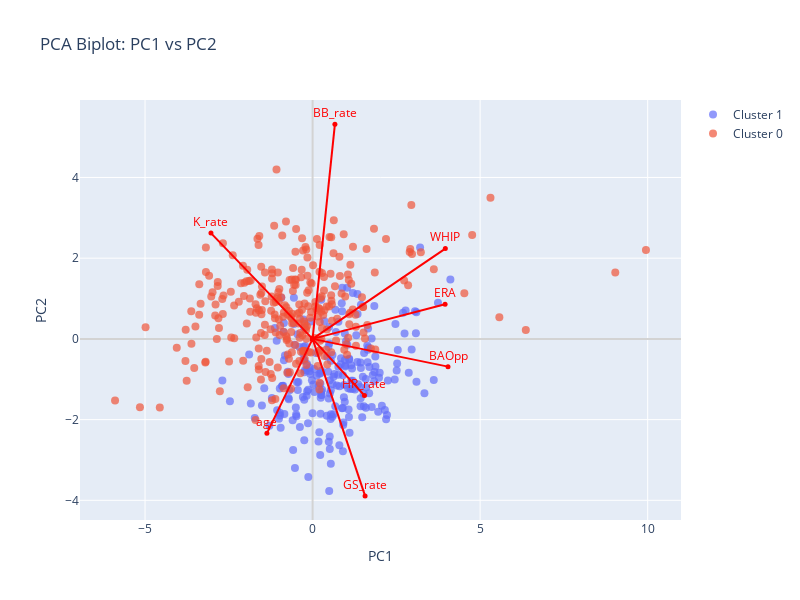
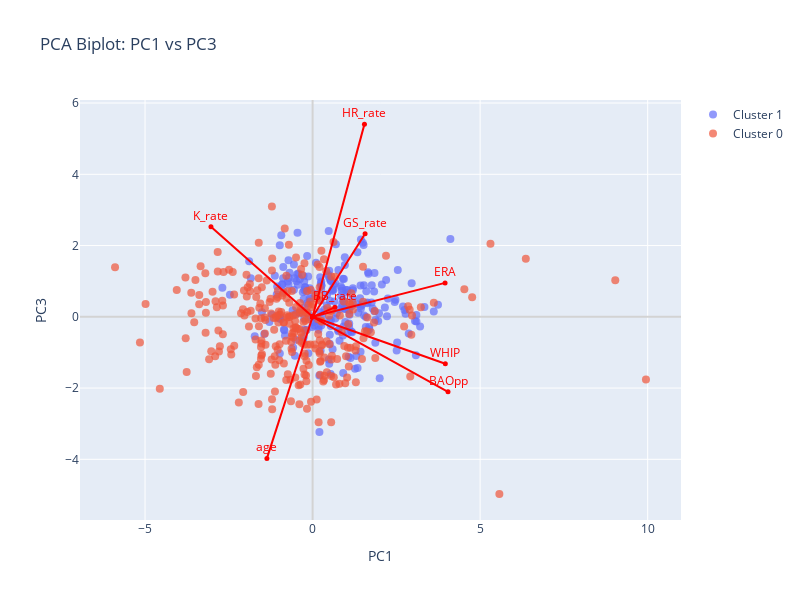
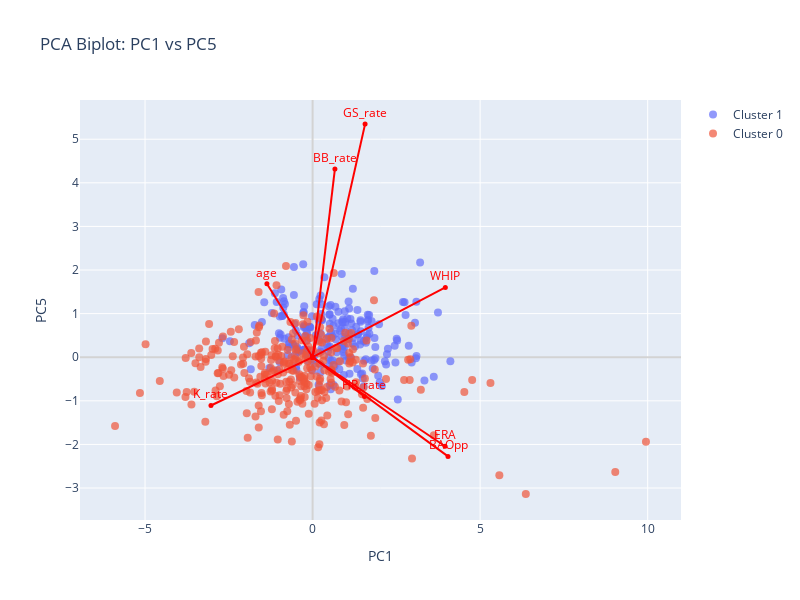

The notebook cell these images were saved under, in order:
### Markdown cell above
GS_rate does the best at separating clusters, but since it is the main loading factor only in PC5, it means it doesn't explain a lot of variance. But we can expect to see the clusters somehow relate to relief vs starter pitchers. K_rate also seems to do well at separation, and it is a big contributor to PC1, 2, and 3 so it also explains a lot of variance.

### Code cell
# Cluster on PCA-transformed features and create biplots
# pca transformed data kmeans clustering analysis

pipe = Pipeline([
    ("scaler", StandardScaler()),
    ("pca", PCA(n_components=5, random_state=6021)),
    ("kmeans", KMeans(n_clusters=2, init="k-means++", n_init="auto", random_state=6021))
])

pipe.fit(X_pca)
labels = pipe["kmeans"].labels_

X_plot = pd.DataFrame(X_pca, columns=['PC1', 'PC2', 'PC3', 'PC4', 'PC5'])
X_plot['cluster'] = labels.astype(str)
cluster_labels = X_plot['cluster'].unique()

def plot_pca_biplot(X_pca_scores, loadings_matrix, labels, pc_x=1, pc_y=2, scale_factor=8, cluster_distinction=True):
    """
    Generates a PCA Biplot for any two Principal Components (PCX vs PCY), 
    colored by K-means cluster labels.

    Args:
        X_pca_scores (pd.DataFrame or np.array): The PCA transformed data (PC scores).
        loadings_matrix (pd.DataFrame): The matrix of PCA loadings.
        labels (np.array): The K-means cluster labels for each data point.
        pc_x (int): The index of the PC for the X-axis (e.g., 1 for PC1).
        pc_y (int): The index of the PC for the Y-axis (e.g., 2 for PC2).
        scale_factor (float): Multiplier to scale the loading vectors for visualization.
    """
    
    pc_x_col = f'PC{pc_x}'
    pc_y_col = f'PC{pc_y}'
    
    if pc_x_col not in X_plot.columns or pc_y_col not in X_plot.columns:
        raise ValueError(f"PC index {pc_x} or {pc_y} is out of range. Max PC is {len(X_plot.columns)-1}.")
        
    cluster_labels = X_plot['cluster'].unique()

    fig = go.Figure()

    # Scatter Plot of Data Points (Scores)
    if cluster_distinction:
        for label in cluster_labels:
            df_cluster = X_plot[X_plot['cluster'] == label]
            fig.add_trace(go.Scatter(
                x=df_cluster[pc_x_col], 
                y=df_cluster[pc_y_col], 
                mode='markers',
                marker=dict(size=8, opacity=0.7),
                name=f'Cluster {label}'
            ))
    else:
        fig.add_trace(go.Scatter(
            x=X_plot[pc_x_col], 
            y=X_plot[pc_y_col], 
            mode='markers',
            marker=dict(size=8, opacity=0.7),
        ))

    # 3. Add Loadings (Arrows)
    # The loadings matrix contains the coordinates for the arrows
    loading_df = loadings_matrix[[pc_x_col, pc_y_col]].copy()
    loading_df['var'] = loading_df.index

    for i, row in loading_df.iterrows():
        fig.add_trace(go.Scatter(
            x=[0, row[pc_x_col] * scale_factor], 
            y=[0, row[pc_y_col] * scale_factor],
            mode='lines+markers+text',
            text=[None, row["var"]],
            textposition='top center',
            line=dict(color='red', width=2),
            marker=dict(size=5, color='red'),
            showlegend=False,
            textfont=dict(color='red', size=12)
        ))

    # 4. Final Layout
    fig.update_layout(
        title=f'PCA Biplot: {pc_x_col} vs {pc_y_col}',
        xaxis_title=pc_x_col,
        yaxis_title=pc_y_col,
        height=600,
        width=800,
        # Ensure the arrow origin (0,0) is visible
        xaxis=dict(zeroline=True, zerolinewidth=2, zerolinecolor='lightgrey'),
        yaxis=dict(zeroline=True, zerolinewidth=2, zerolinecolor='lightgrey'),
    )
    fig.show()

plot_pca_biplot(X_pca, pca_loadings, labels, pc_x=1, pc_y=2)

plot_pca_biplot(X_pca, pca_loadings, labels, pc_x=1, pc_y=3)

plot_pca_biplot(X_pca, pca_loadings, labels, pc_x=1, pc_y=5)

# pairwise plot of PC Scores
sns.set(style="ticks")
pair_plot = sns.pairplot(
X_plot, 
hue='cluster', 
palette='Set2', 
diag_kind='kde',
plot_kws={'alpha': 0.5})

plt.show()

### Figure 1 — Plotly figure (JSON) as saved in the notebook; plotly's stock layout.template omitted (floating-point values rounded to 4 significant figures; data arrays with more than 128 entries replaced by an {"elided": "..."} marker saying what was removed)
{"data": [{"marker": {"opacity": 0.7, "size": 8}, "mode": "markers", "name": "Cluster 1", "type": "scatter", "x": {"elided": "221 float values"}, "y": {"elided": "221 float values"}}, {"marker": {"opacity": 0.7, "size": 8}, "mode": "markers", "name": "Cluster 0", "type": "scatter", "x": {"elided": "285 float values"}, "y": {"elided": "285 float values"}}, {"line": {"color": "red", "width": 2}, "marker": {"color": "red", "size": 5}, "mode": "lines+markers+text", "showlegend": false, "text": [null, "age"], "textfont": {"color": "red", "size": 12}, "textposition": "top center", "type": "scatter", "x": [0, -1.363], "y": [0, -2.341]}, {"line": {"color": "red", "width": 2}, "marker": {"color": "red", "size": 5}, "mode": "lines+markers+text", "showlegend": false, "text": [null, "ERA"], "textfont": {"color": "red", "size": 12}, "textposition": "top center", "type": "scatter", "x": [0, 3.954], "y": [0, 0.8574]}, {"line": {"color": "red", "width": 2}, "marker": {"color": "red", "size": 5}, "mode": "lines+markers+text", "showlegend": false, "text": [null, "BAOpp"], "textfont": {"color": "red", "size": 12}, "textposition": "top center", "type": "scatter", "x": [0, 4.041], "y": [0, -0.6876]}, {"line": {"color": "red", "width": 2}, "marker": {"color": "red", "size": 5}, "mode": "lines+markers+text", "showlegend": false, "text": [null, "K_rate"], "textfont": {"color": "red", "size": 12}, "textposition": "top center", "type": "scatter", "x": [0, -3.033], "y": [0, 2.621]}, {"line": {"color": "red", "width": 2}, "marker": {"color": "red", "size": 5}, "mode": "lines+markers+text", "showlegend": false, "text": [null, "BB_rate"], "textfont": {"color": "red", "size": 12}, "textposition": "top center", "type": "scatter", "x": [0, 0.6661], "y": [0, 5.322]}, {"line": {"color": "red", "width": 2}, "marker": {"color": "red", "size": 5}, "mode": "lines+markers+text", "showlegend": false, "text": [null, "HR_rate"], "textfont": {"color": "red", "size": 12}, "textposition": "top center", "type": "scatter", "x": [0, 1.548], "y": [0, -1.403]}, {"line": {"color": "red", "width": 2}, "marker": {"color": "red", "size": 5}, "mode": "lines+markers+text", "showlegend": false, "text": [null, "GS_rate"], "textfont": {"color": "red", "size": 12}, "textposition": "top center", "type": "scatter", "x": [0, 1.566], "y": [0, -3.89]}, {"line": {"color": "red", "width": 2}, "marker": {"color": "red", "size": 5}, "mode": "lines+markers+text", "showlegend": false, "text": [null, "WHIP"], "textfont": {"color": "red", "size": 12}, "textposition": "top center", "type": "scatter", "x": [0, 3.961], "y": [0, 2.239]}], "layout": {"height": 600, "title": {"text": "PCA Biplot: PC1 vs PC2"}, "width": 800, "xaxis": {"title": {"text": "PC1"}, "zeroline": true, "zerolinecolor": "lightgrey", "zerolinewidth": 2}, "yaxis": {"title": {"text": "PC2"}, "zeroline": true, "zerolinecolor": "lightgrey", "zerolinewidth": 2}}}

### Figure 2 — Plotly figure (JSON) as saved in the notebook; plotly's stock layout.template omitted (floating-point values rounded to 4 significant figures; data arrays with more than 128 entries replaced by an {"elided": "..."} marker saying what was removed)
{"data": [{"marker": {"opacity": 0.7, "size": 8}, "mode": "markers", "name": "Cluster 1", "type": "scatter", "x": {"elided": "221 float values"}, "y": {"elided": "221 float values"}}, {"marker": {"opacity": 0.7, "size": 8}, "mode": "markers", "name": "Cluster 0", "type": "scatter", "x": {"elided": "285 float values"}, "y": {"elided": "285 float values"}}, {"line": {"color": "red", "width": 2}, "marker": {"color": "red", "size": 5}, "mode": "lines+markers+text", "showlegend": false, "text": [null, "age"], "textfont": {"color": "red", "size": 12}, "textposition": "top center", "type": "scatter", "x": [0, -1.363], "y": [0, -3.974]}, {"line": {"color": "red", "width": 2}, "marker": {"color": "red", "size": 5}, "mode": "lines+markers+text", "showlegend": false, "text": [null, "ERA"], "textfont": {"color": "red", "size": 12}, "textposition": "top center", "type": "scatter", "x": [0, 3.954], "y": [0, 0.9519]}, {"line": {"color": "red", "width": 2}, "marker": {"color": "red", "size": 5}, "mode": "lines+markers+text", "showlegend": false, "text": [null, "BAOpp"], "textfont": {"color": "red", "size": 12}, "textposition": "top center", "type": "scatter", "x": [0, 4.041], "y": [0, -2.106]}, {"line": {"color": "red", "width": 2}, "marker": {"color": "red", "size": 5}, "mode": "lines+markers+text", "showlegend": false, "text": [null, "K_rate"], "textfont": {"color": "red", "size": 12}, "textposition": "top center", "type": "scatter", "x": [0, -3.033], "y": [0, 2.526]}, {"line": {"color": "red", "width": 2}, "marker": {"color": "red", "size": 5}, "mode": "lines+markers+text", "showlegend": false, "text": [null, "BB_rate"], "textfont": {"color": "red", "size": 12}, "textposition": "top center", "type": "scatter", "x": [0, 0.6661], "y": [0, 0.2664]}, {"line": {"color": "red", "width": 2}, "marker": {"color": "red", "size": 5}, "mode": "lines+markers+text", "showlegend": false, "text": [null, "HR_rate"], "textfont": {"color": "red", "size": 12}, "textposition": "top center", "type": "scatter", "x": [0, 1.548], "y": [0, 5.408]}, {"line": {"color": "red", "width": 2}, "marker": {"color": "red", "size": 5}, "mode": "lines+markers+text", "showlegend": false, "text": [null, "GS_rate"], "textfont": {"color": "red", "size": 12}, "textposition": "top center", "type": "scatter", "x": [0, 1.566], "y": [0, 2.331]}, {"line": {"color": "red", "width": 2}, "marker": {"color": "red", "size": 5}, "mode": "lines+markers+text", "showlegend": false, "text": [null, "WHIP"], "textfont": {"color": "red", "size": 12}, "textposition": "top center", "type": "scatter", "x": [0, 3.961], "y": [0, -1.316]}], "layout": {"height": 600, "title": {"text": "PCA Biplot: PC1 vs PC3"}, "width": 800, "xaxis": {"title": {"text": "PC1"}, "zeroline": true, "zerolinecolor": "lightgrey", "zerolinewidth": 2}, "yaxis": {"title": {"text": "PC3"}, "zeroline": true, "zerolinecolor": "lightgrey", "zerolinewidth": 2}}}

### Figure 3 — Plotly figure (JSON) as saved in the notebook; plotly's stock layout.template omitted (floating-point values rounded to 4 significant figures; data arrays with more than 128 entries replaced by an {"elided": "..."} marker saying what was removed)
{"data": [{"marker": {"opacity": 0.7, "size": 8}, "mode": "markers", "name": "Cluster 1", "type": "scatter", "x": {"elided": "221 float values"}, "y": {"elided": "221 float values"}}, {"marker": {"opacity": 0.7, "size": 8}, "mode": "markers", "name": "Cluster 0", "type": "scatter", "x": {"elided": "285 float values"}, "y": {"elided": "285 float values"}}, {"line": {"color": "red", "width": 2}, "marker": {"color": "red", "size": 5}, "mode": "lines+markers+text", "showlegend": false, "text": [null, "age"], "textfont": {"color": "red", "size": 12}, "textposition": "top center", "type": "scatter", "x": [0, -1.363], "y": [0, 1.684]}, {"line": {"color": "red", "width": 2}, "marker": {"color": "red", "size": 5}, "mode": "lines+markers+text", "showlegend": false, "text": [null, "ERA"], "textfont": {"color": "red", "size": 12}, "textposition": "top center", "type": "scatter", "x": [0, 3.954], "y": [0, -2.041]}, {"line": {"color": "red", "width": 2}, "marker": {"color": "red", "size": 5}, "mode": "lines+markers+text", "showlegend": false, "text": [null, "BAOpp"], "textfont": {"color": "red", "size": 12}, "textposition": "top center", "type": "scatter", "x": [0, 4.041], "y": [0, -2.275]}, {"line": {"color": "red", "width": 2}, "marker": {"color": "red", "size": 5}, "mode": "lines+markers+text", "showlegend": false, "text": [null, "K_rate"], "textfont": {"color": "red", "size": 12}, "textposition": "top center", "type": "scatter", "x": [0, -3.033], "y": [0, -1.107]}, {"line": {"color": "red", "width": 2}, "marker": {"color": "red", "size": 5}, "mode": "lines+markers+text", "showlegend": false, "text": [null, "BB_rate"], "textfont": {"color": "red", "size": 12}, "textposition": "top center", "type": "scatter", "x": [0, 0.6661], "y": [0, 4.318]}, {"line": {"color": "red", "width": 2}, "marker": {"color": "red", "size": 5}, "mode": "lines+markers+text", "showlegend": false, "text": [null, "HR_rate"], "textfont": {"color": "red", "size": 12}, "textposition": "top center", "type": "scatter", "x": [0, 1.548], "y": [0, -0.8995]}, {"line": {"color": "red", "width": 2}, "marker": {"color": "red", "size": 5}, "mode": "lines+markers+text", "showlegend": false, "text": [null, "GS_rate"], "textfont": {"color": "red", "size": 12}, "textposition": "top center", "type": "scatter", "x": [0, 1.566], "y": [0, 5.346]}, {"line": {"color": "red", "width": 2}, "marker": {"color": "red", "size": 5}, "mode": "lines+markers+text", "showlegend": false, "text": [null, "WHIP"], "textfont": {"color": "red", "size": 12}, "textposition": "top center", "type": "scatter", "x": [0, 3.961], "y": [0, 1.601]}], "layout": {"height": 600, "title": {"text": "PCA Biplot: PC1 vs PC5"}, "width": 800, "xaxis": {"title": {"text": "PC1"}, "zeroline": true, "zerolinecolor": "lightgrey", "zerolinewidth": 2}, "yaxis": {"title": {"text": "PC5"}, "zeroline": true, "zerolinecolor": "lightgrey", "zerolinewidth": 2}}}
